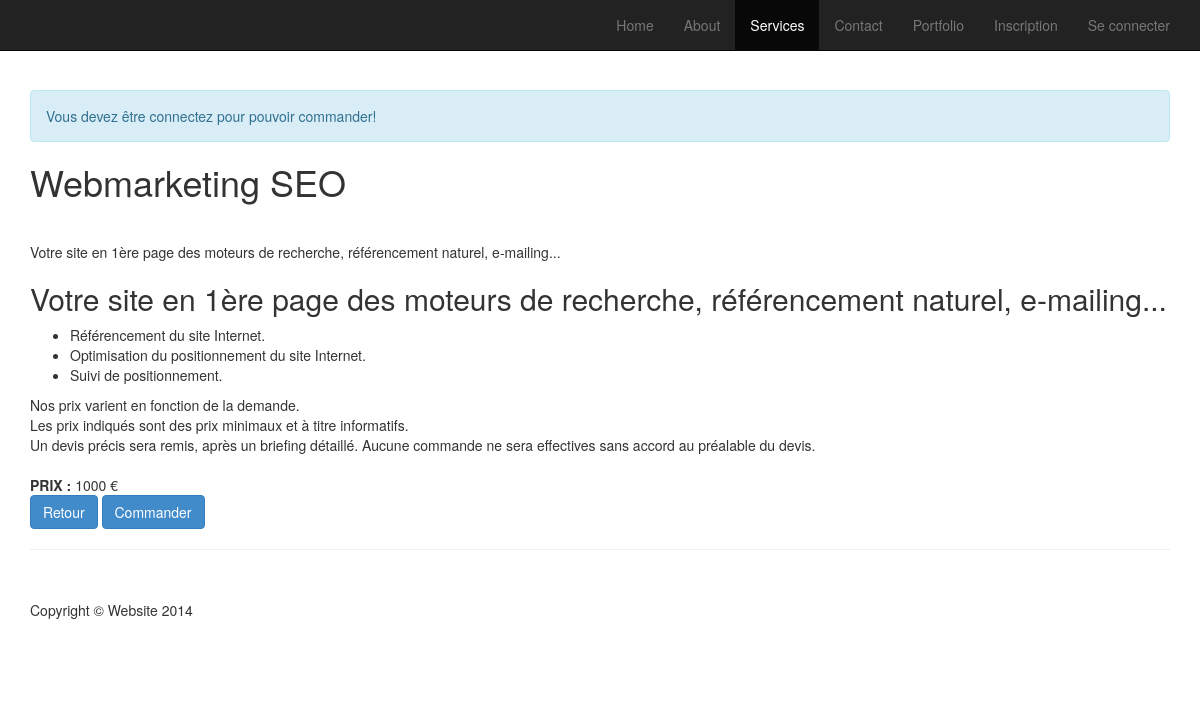
The app's page /servicedetails.php?id=4 with its own data.
### tables this page shows
CREATE TABLE `services` (
  `id` int(11) NOT NULL,
  `titre` varchar(50) NOT NULL,
  `detail` varchar(2000) NOT NULL,
  `prix` int(11) NOT NULL
);

### servicedetails.php (the view, shortened to what this page needs)
<!DOCTYPE html>
<html lang="en">
<head>
    <link href="css/bootstrap.min.css" rel="stylesheet">
    <link href="css/modern-business.css" rel="stylesheet">
    <link href="font-awesome-4.1.0/css/font-awesome.min.css" rel="stylesheet" type="text/css">
</head>
<body>
    <nav class="navbar navbar-inverse navbar-fixed-top" role="navigation">
        <div class="container">
            <div class="collapse navbar-collapse" id="bs-example-navbar-collapse-1">
                <ul class="nav navbar-nav navbar-right">
                    <li>
                        <a href="index.php">Home</a>
                    </li>
                    <li>
                        <a href="about.php">About</a>
                    </li>
                    <li class="active">
                        <a href="services.php">Services</a>
                    </li>
                    <li>
                        <a href="contact.php">Contact</a>
                    </li>
                    <li>
                        <a href="portfolio.php">Portfolio</a>
                    </li>
                    <?php
                    if (isset($_SESSION['id']))
                    {
                        echo'
                            <li><a href="deconnection.php">Se deconnecter</a></li>
                            <li><a href="panier.php">Panier <b style="color:white;"><?php echo "({$cartItemCount})"; ?></b> </a></li>
                            <li><a href="profil.php">Profil</a></li>';
                        if ($_SESSION['admin'] == 1)
                        {
                            echo'<li><a href="admin.php">Administrateur</a></li>';
                        }
                    }
                    else
                    {
                        echo'<li><a href="inscription.php">Inscription</a></li>
                        <li><a href="connection.php">Se connecter</a></li>';
                    }
                ?>
                </ul>
            </div>
        </div>
    </nav>
    <div class="container">
        <div id="content">
         <br/><br/>
        <?php
            if( !isset($_SESSION['id']))
                {
                     echo' <div class="alert alert-info"> Vous devez être connectez pour pouvoir commander!</div>';
                }
        ?>
        <?php
            if(isset($_GET['id']) )
            {
            $id = $_GET['id'];
                try
                {
                    $connection = ConnectBD();
                    $req = 'SELECT * FROM services WHERE id ="'.$id.'"';
                    $resultats = $connection->query($req);
                    while( $tabs = $resultats->fetch(PDO::FETCH_ASSOC))
                        {
            ?>
                            <tr>
                                <td><?php echo$tabs['titre']; ?></td><br/>
                                <td><?php echo $tabs['detail']; ?></td>
                                <td><strong>PRIX : </strong><?php echo $tabs['prix']; ?> €</td>
                            </tr>
                            <p><a href="services.php" class="btn btn-primary">Retour</a> <a href="trt-panier.php?action=ajouter&amp;id=<?php echo $tabs['id'];?>&amp;titre=<?php echo $tabs['titre'] ;?>&amp;prix=<?php echo $tabs['prix']; ?>" class="btn btn-primary">Commander</a></p>
            <?php
                        }
                }
                catch(PDOException $e)
                {
                    echo '<erreur>Erreur [0023]: Erreur lors de la requête, veuillez contacter votre administrateur!</erreur>';
                    echo '<erreur>Erreur : '.$e->getMessage().'</erreur><br/>';
                    echo '<erreur>N° : '.$e->getCode().'</erreur><br/>';
                    exit();
                }
            }
            ?>
                <hr>
        <footer>
            <div class="row">
                <div class="col-lg-12">
                    <p>Copyright &copy; Website 2014</p>
                </div>
            </div>
        </footer>
    </div>
</body>
</html>

### css/modern-business.css (style rules this page uses)
html, body { height: 100%; }
body { padding-top: 50px; }
footer { margin: 50px 0; }

### records on screen
services: titre "Webmarketing SEO", detail "Votre site en 1ère page des moteurs de recherche, référencement naturel, e-mailing... Votre site en 1ère page des moteurs de recherche, référencement naturel, e-mailing... Référencement du site Internet. Optimisation du positionnement du site Internet. Suivi de positionnement. Nos prix varient en fonction de la demande. Les prix indiqués sont des prix minimaux et à titre informatifs. Un devis précis sera remis, après un briefing détaillé. Aucune commande ne sera effectives sans accord au préalable du devis.", prix "1000"
